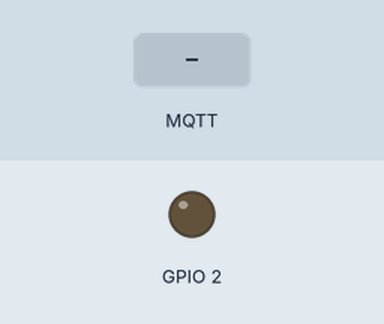
A sketch run on a simulated ESP32. Shown: output pins drawn as LEDs (lit = HIGH). Inputs (shaded band) come from the test bench. WiFi joins after 1.5 s; servers stay silent unless stated; no MQTT or app messages arrive unless stated; what the sketch prints to the serial monitor is not drawn.

Above: at 2.7 s.
2.8 s: MQTT message "ON" arrives on the first subscribed topic
At 8.7 s:
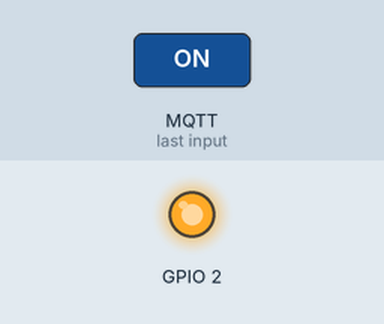
9.0 s: MQTT message "OFF" arrives on the first subscribed topic
At 14.7 s:
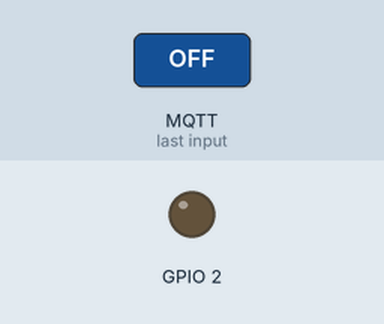
Timing chart, 0 to 16.2 s (numbered marks = the images above; inputs shaded):
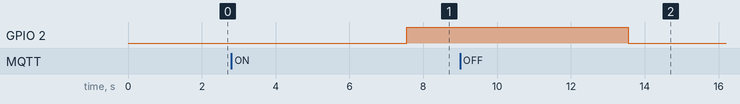

The sketch:

subscriber.ino
```cpp
#include<WiFiClient.h>
#include<WiFi.h>
#include<ArduinoMqttClient.h>

const char *ssid = "SUNBEAM";
const char *password = "1234567890";

const char *host = "172.18.4.106";
const int port = 1883;

WiFiClient wifiClient;
MqttClient subscriber(wifiClient);


void setup() {
  // put your setup code here, to run once:
  Serial.begin(115200);
  Serial.flush();

  pinMode(2, OUTPUT);
  digitalWrite(2, LOW);

  WiFi.mode(WIFI_STA);
  WiFi.begin(ssid, password);

  Serial.println("Connecting to a WiFi");
  while(WiFi.status() != WL_CONNECTED){
    Serial.print(".");
    delay(500);
  }

  Serial.println("\n WiFi is connected");
  Serial.print("IP Address : ");
  Serial.println(WiFi.localIP());

  if(!subscriber.connect(host, port))
    while(1);

  Serial.println("Connected to the Broker");

  subscriber.subscribe("room/light");

  Serial.println("Topic is subscribed");

}

void loop() {
  // put your main code here, to run repeatedly:
  int size = subscriber.parseMessage();
  if(size){
    char str[size];
    memset(str, 0, sizeof(str));
    for(int i = 0 ; i < size ; i++)
      str[i] = (char)subscriber.read();

    Serial.printf("Message : %s\n",str);

    if(strncmp(str, "ON", 2) == 0){
      digitalWrite(2, HIGH);
      Serial.println("LED is Turned ON");
    }
    else if(strncmp(str, "OFF", 3) == 0){
      digitalWrite(2, LOW);
      Serial.println("LED is Turned OFF");
    }

  }

  delay(6000);
}
```

Measured:
- after the input at 2.8 s, GPIO 2: LOW → HIGH after 4.8 s
- after the input at 9.0 s, GPIO 2: HIGH → LOW after 4.6 s
